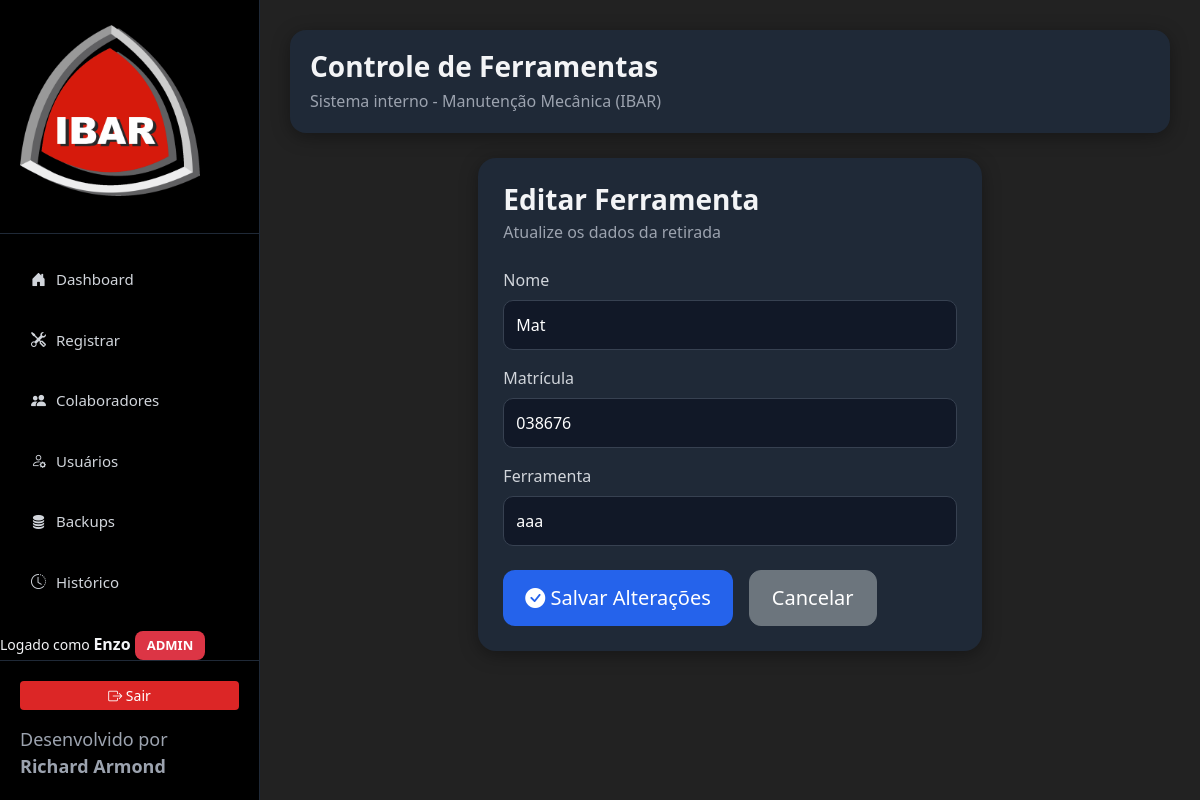
/editar/1 (signed in), run on the app's committed database.
### tables this page shows
CREATE TABLE ferramentas (
            id INTEGER PRIMARY KEY AUTOINCREMENT,

            matricula TEXT NOT NULL,
            nome TEXT NOT NULL,

            ferramenta TEXT NOT NULL,

            data_registro TEXT NOT NULL,

            retirado_por_usuario TEXT,
            retirado_por_nome TEXT
        );

### Ferramentas.py (the view, shortened to what this page needs)
@app.route('/editar/<int:id>', methods=['GET', 'POST'])
@login_obrigatorio
@admin_obrigatorio
def editar(id):
    with conectar() as con:
        ferramenta = con.execute('''
        SELECT *
        FROM ferramentas
        WHERE id=?
        ''', (id,)).fetchone()
        if not ferramenta:
            return redirect(url_for('index'))
    return render_template(
        'editar.html',
        ferramenta=ferramenta
    )

### Ferramentas.py (called while the page is built)
def conectar():
    con = sqlite3.connect(BANCO)
    con.row_factory = sqlite3.Row
    return con

def login_obrigatorio(f):
    @wraps(f)
    def decorated_function(*args, **kwargs):
        if 'usuario_id' not in session:
            return redirect(url_for('login'))
        return f(*args, **kwargs)
    return decorated_function

def admin_obrigatorio(f):
    @wraps(f)
    def decorated_function(*args, **kwargs):
        if session.get('tipo') != 'admin':
            flash(
                'Acesso permitido apenas para administradores.',
                'erro'
            )
            return redirect(url_for('index'))
        return f(*args, **kwargs)
    return decorated_function

### templates/editar.html
{% extends 'base.html' %}
{% block content %}
<div class="row justify-content-center">
    <div class="col-lg-7">
        <div class="card-custom">
            <div class="mb-4">
                <h3 class="mb-1">
                    Editar Ferramenta
                </h3>
                <p class="text-muted">
                    Atualize os dados da retirada
                </p>
            </div>
            <form method="post" autocomplete="off">
                <div class="mb-3">
                    <label class="form-label">
                        Nome
                    </label>
                    <input type="text"
                           class="form-control"
                           name="nome"
                           value="{{ ferramenta['nome'] }}"
                           autocomplete="off"
                           required>
                </div>
                <div class="mb-3">
                    <label class="form-label">
                        Matrícula
                    </label>
                    <input type="text"
                           class="form-control"
                           name="matricula"
                           value="{{ ferramenta['matricula'] }}"
                           autocomplete="off"
                           required>
                </div>
                <div class="mb-4">
                    <label class="form-label">
                        Ferramenta
                    </label>
                    <input type="text"
                           class="form-control"
                           name="ferramenta"
                           value="{{ ferramenta['ferramenta'] }}"
                           autocomplete="off"
                           required>
                </div>
                <div class="d-flex gap-3">
                    <button type="submit"
                            class="btn btn-primary btn-lg">
                        <i class="bi bi-check-circle-fill"></i>
                        Salvar Alterações
                    </button>
                    <a href="/"
                       class="btn btn-secondary btn-lg">
                        Cancelar
                    </a>
                </div>
            </form>
        </div>
    </div>
</div>
{% endblock %}

### static/css/style.css (style rules this page uses)
body { margin:0; padding:0; background:#222222; font-family:Segoe UI, Tahoma, Geneva, Verdana, sans-serif; color:#f3f4f6; }
.card-custom { background:#1f2937; border-radius:18px; padding:25px; box-shadow:0 4px 18px rgba(0,0,0,0.35); margin-bottom:25px; }
.btn-primary { background:#2563eb; border:none; }
.form-control { border-radius:10px; padding:12px; border:1px solid #374151; background:#111827; color:white; }
.form-control::placeholder { color:#9ca3af; }
.btn-lg { padding:12px 22px; border-radius:12px; }
h3 { font-weight:700; }
.text-muted { color:#9ca3af !important; }
label { color:#d1d5db; }
a { text-decoration:none; }

### data on the page
ferramentas: nome "Mat", matricula "038676", ferramenta "aaa"

### other printed values
{{ session['usuario_nome'] }} "Enzo"
